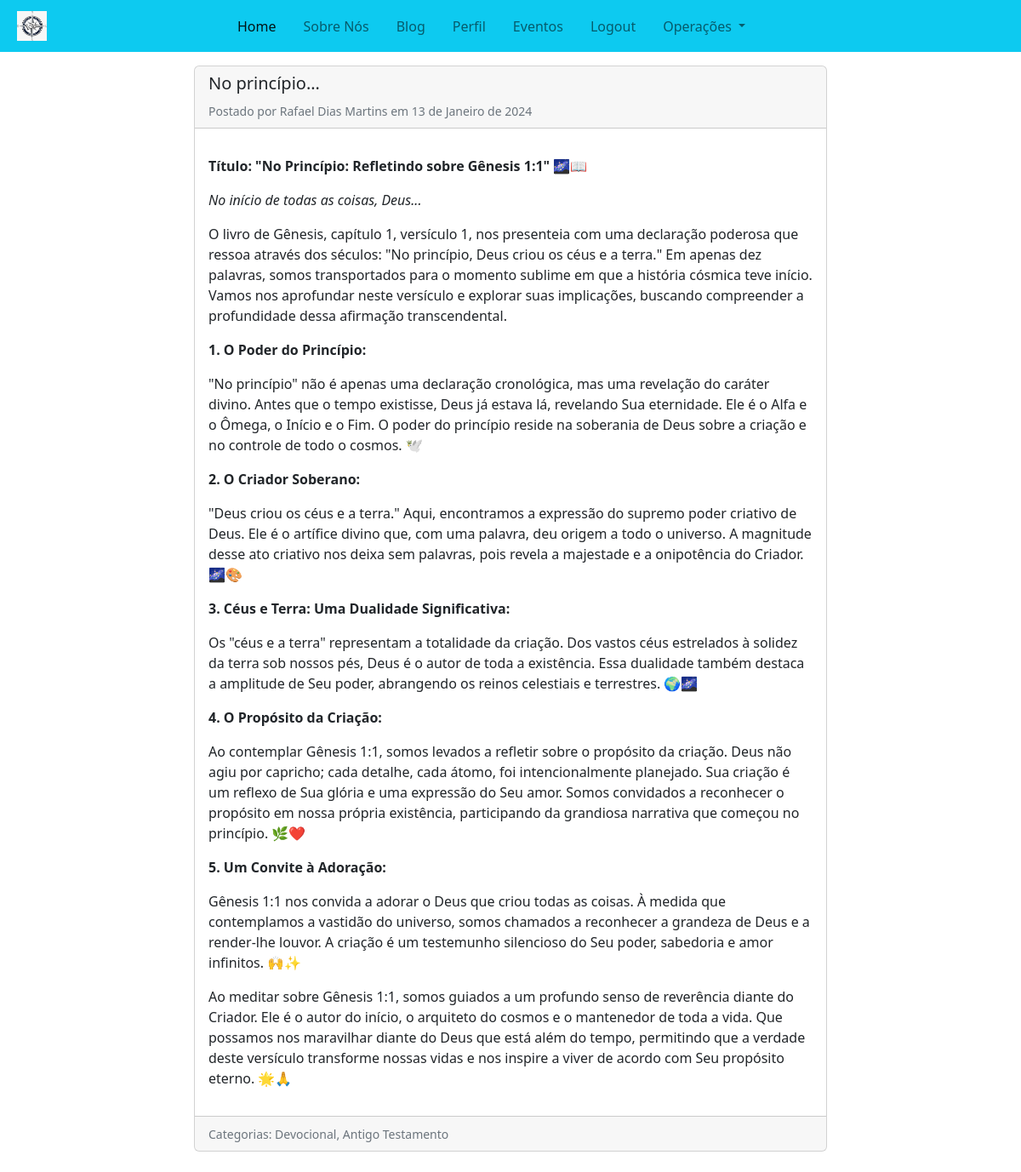
The app's page / (signed in) with its own data.
### blog/models/post_model.py (models this page shows, shortened)
class Post(BaseModel):
    title = models.CharField(max_length=200, null=False, blank=False)
    content = RichTextField(null=False, blank=False)
    author = models.ForeignKey(CustomUser, on_delete=models.CASCADE)
    summary = models.CharField(max_length=500, null=True, blank=True)
    keywords = models.CharField(max_length=200, null=True, blank=True)
    likes = models.ManyToManyField(
        CustomUser, related_name='liked_posts', blank=True)
    categories = models.ManyToManyField(
        Category, related_name='posts', blank=True)
    class Meta:
        verbose_name = "Post"
        verbose_name_plural = "Posts"

### users/models.py (models this page shows, shortened)
class CustomUser(AbstractUser):
    profile_image = ResizedImageField(
        size=[200, 200], upload_to=user_profile_image_path, blank=True, null=True
    )
    date_of_birth = models.DateField(
        blank=True, null=True, auto_now=False, auto_now_add=False
    )
    address = models.CharField(blank=True, max_length=255)
    email = models.EmailField(blank=False, null=False)
    phone_number = PhoneNumberField(
        blank=True, unique=True, region="BR", null=True)
    is_whatsapp = models.BooleanField(blank=True, default=False)
    about = models.TextField(blank=True)
    married_to = models.ForeignKey(
        "self", on_delete=models.SET_NULL, null=True, blank=True, related_name="spouse"
    )
    date_of_marriage = models.DateField(
        blank=True, null=True, auto_now=False, auto_now_add=False
    )
    is_pastor = models.BooleanField(blank=True, default=False)
    is_secretary = models.BooleanField(blank=True, default=False)
    is_treasurer = models.BooleanField(blank=True, default=False)
    class Types(models.TextChoices):
        REGULAR = "REGULAR", "Membro"
        STAFF = "EQUIPE", "Equipe"
        ONLY_WORKER = "TRABALHADOR", "Contratado"
        CONGREGATED = "CONGREGADO", "Congregado"
        SIMPLE_USER = "USUARIO", "Usuário"
    type = models.CharField(
        _("Type"), max_length=50, choices=Types.choices, default=Types.SIMPLE_USER
    )

### blog/models/category_model.py (models this page shows, shortened)
class Category(BaseModel):
    name = models.CharField(max_length=100, unique=True)

### core/views/index_view.py (the view)
# urls.py: path('', IndexView.as_view(), name="home"),
class IndexView(TemplateView):
    template_name = "core/index.html"
    def get_context_data(self, **kwargs):
        context = super().get_context_data(**kwargs)
        context["login_form"] = LoginForm()
        context["post"] = Post.objects.last()
        return context

### core/core_context_processor.py (called while the page is built)
def context_user_data(request):
    file_path = find("json/church_info.json")
    church_info = {}
    try:
        with open(file_path, "r") as file:
            church_info = json.load(file)
    except FileNotFoundError:
        print("Erro: File not found")
    if request.user.is_authenticated:
        user = CustomUser.objects.get(pk=request.user.id)
        return {
            "user": user,
            "church_info": church_info,
        }
    else:
        return {"church_info": church_info}

### core/templates/core/index.html (shortened to what this page needs)
{% extends 'core/base.html' %} {% block content %}
{% if not user.is_authenticated %}
<p>Bem vindo, Anônimo!</p>
<div class="container-sm my-4">
  <div class="row justify-content-center">
    <div class="col-sm-auto">
      <p>Digite seus dados para entrar...</p>
      <form action="{% url 'login' %}" method="post">
        {%csrf_token%}{{login_form.as_p}}
        <input type="submit" class="btn btn-primary" value="Entrar" />
      </form><a href="{% url 'users:reset-password' %}">
        <p class="text-sm-end">Esqueci a senha</p>
      </a>
    </div>
  </div>
</div>
{% else %}
<div class="container">
  <div class="col-md-8 offset-md-2 mb-4">
    <div class="card">
      <div class="card-header">
        <h5 class="card-title">{{ post.title }}</h5>
        <p class="card-text">
          <small class="text-muted">Postado por {{ post.author.first_name }} {{ post.author.last_name }} em {{ post.created }}{% if post.created != post.modified %}, atualizado em {{post.modified}}. {% endif %}</small>
        </p>
      </div>
      <div class="card-body">
        <p class="card-text">{{ post.content|safe }}</p>
      </div>
      <div class="card-footer">
        <small class="text-muted">Categorias: {% for category in post.categories.all %}
          {{ category.name }}{% if not forloop.last %}, {% endif %}
          {% empty %}
          Não categorizado...
          {% endfor %}</small>
      </div>
    </div>
  </div>
</div>
{% endif %}
{% endblock %}

### records on screen
Post: title "No princípio...", author.first_name "Rafael", author.last_name "Dias Martins", created "13 de Janeiro de 2024", content "Título: \"No Princípio: Refletindo sobre Gênesis 1:1\" 🌌📖 No início de todas as coisas, Deus... O livro de Gênesis, capítulo 1, versículo 1, nos presenteia com uma declaração poderosa que ressoa através dos séculos: \"No princípio, Deus criou os céus e a terra.\" Em apenas dez palavras, somos transportados para o momento sublime em que a história cósmica teve início. Vamos nos aprofundar neste versículo e explorar suas implicações, buscando compreender a profundidade dessa afirmação transcendental. 1. O Poder do Princípio: \"No princípio\" não é apenas uma declaração cronológica, mas uma revelação do caráter divino. Antes que o tempo existisse, Deus já estava lá, revelando Sua eternidade. Ele é o…"
Category: name "Devocional"
Category: name "Antigo Testamento"
